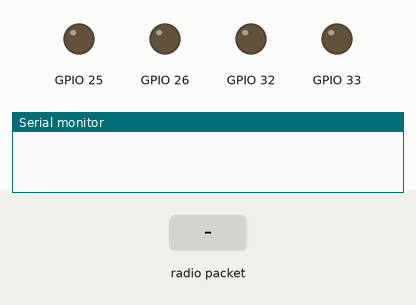
Simulated run of this program. Board: ESP32. Parts: output pins drawn as LEDs (lit = HIGH), the last lines printed to the serial monitor. The test bench sets the inputs (shaded band).

Above: at 1.2 s.
1.3 s: radio packet "5" arrives
At 2.4 s:
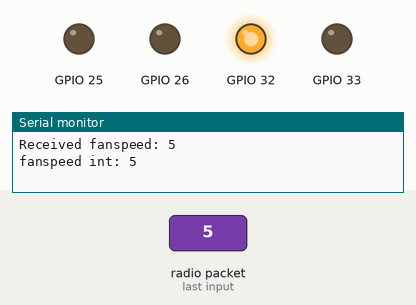
2.8 s: radio packet "90" arrives
At 3.5 s:
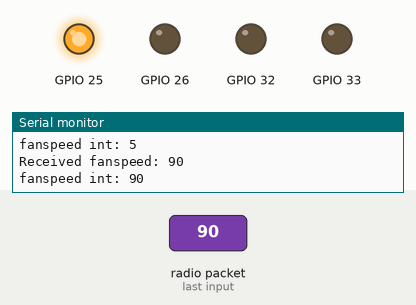
4.3 s: radio packet "200" arrives
At 4.7 s:
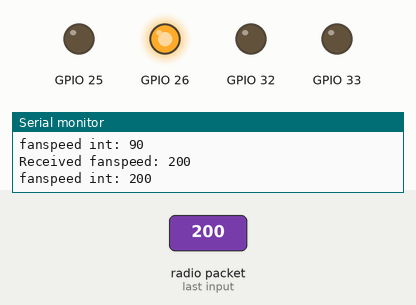
Timing chart, 0 to 7.3 s (numbered marks = the images above; inputs shaded):
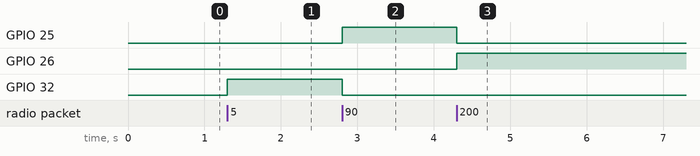

The program:

main.cpp
```cpp
#include "main.h"

char fanspeed[20];

void onReceive(const uint8_t *mac_addr, const uint8_t *incomingData, int len) {
    memcpy(fanspeed, incomingData, len);
    fanspeed[len] = '\0';  // Null-terminate the received string

    Serial.printf("\n\nReceived fanspeed: %s\n", fanspeed);

    int fanspeed_int;

    //Char array is received, convert to int
	fanspeed_int = strtol(fanspeed, NULL, 10);

    Serial.print("\nfanspeed int: ");
    Serial.print(fanspeed_int);

	if (fanspeed_int > 0 && fanspeed_int <= 20 ) {
        //Low speed
		digitalWrite(32,HIGH);			//Green LED on
		digitalWrite(33,LOW);
        digitalWrite(25,LOW);
        digitalWrite(26,LOW);
    }
	else if (fanspeed_int > 20 && fanspeed_int <= 50) {
        //Medium speed
		digitalWrite(32,LOW);
		digitalWrite(33,HIGH);			//Yellow LED on
        digitalWrite(25,LOW);
        digitalWrite(26,LOW);
    }
	else if (fanspeed_int > 50 && fanspeed_int < 100) {
        //High speed
		digitalWrite(32,LOW);
		digitalWrite(33,LOW);
        digitalWrite(25,HIGH);			//Red LED On
        digitalWrite(26,LOW);
    }
	else {
        //Outside range
		digitalWrite(32,LOW);
		digitalWrite(33,LOW);
        digitalWrite(25,LOW);
        digitalWrite(26,HIGH);			//Blue LED on
    }
}

void setup() {
    Serial.begin(115200);

	pinMode(32,OUTPUT);
	pinMode(33,OUTPUT);
	pinMode(25,OUTPUT);
	pinMode(26,OUTPUT);

	digitalWrite(32,LOW);
	digitalWrite(33,LOW);
	digitalWrite(25,LOW);
	digitalWrite(26,LOW);

    WiFi.mode(WIFI_STA);
    esp_now_init();
    esp_now_register_recv_cb(onReceive);
}

void loop() {
    vTaskDelay(20000);
}
```

main.h
```cpp
#ifndef MAIN_H
#define MAIN_H

#include <Arduino.h>
#include <freertos/FreeRTOS.h>
#include <freertos/task.h>
#include <WiFi.h>
#include <esp_now.h>

void onReceive(const uint8_t *mac_addr, const uint8_t *incomingData, int len);

#endif
```

Measured:
- after the input at 1.3 s, GPIO 32: LOW → HIGH at once
- after the input at 2.8 s, GPIO 25: LOW → HIGH at once; GPIO 32: HIGH → LOW at once
- after the input at 4.3 s, GPIO 25: HIGH → LOW at once; GPIO 26: LOW → HIGH at once
